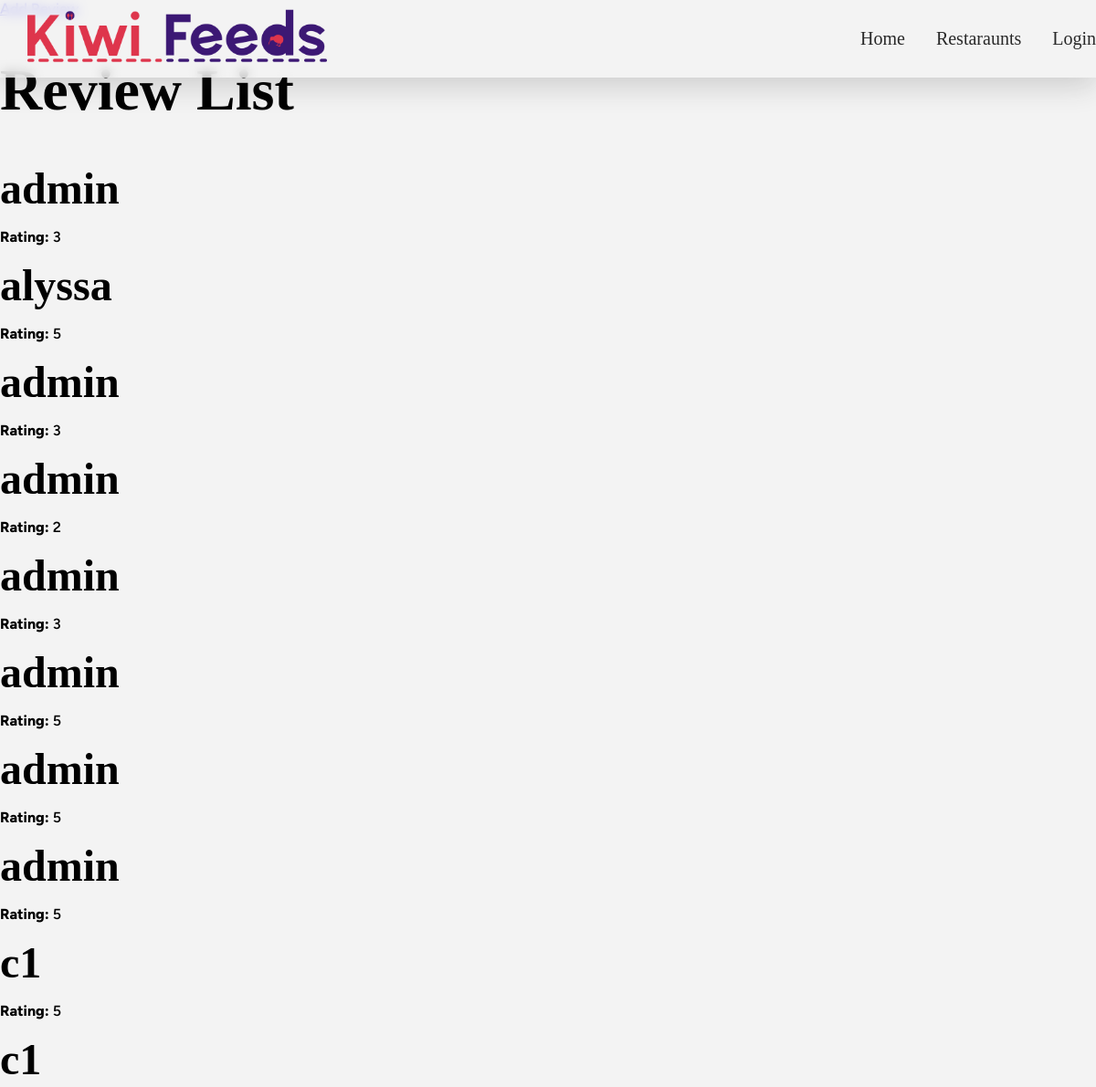
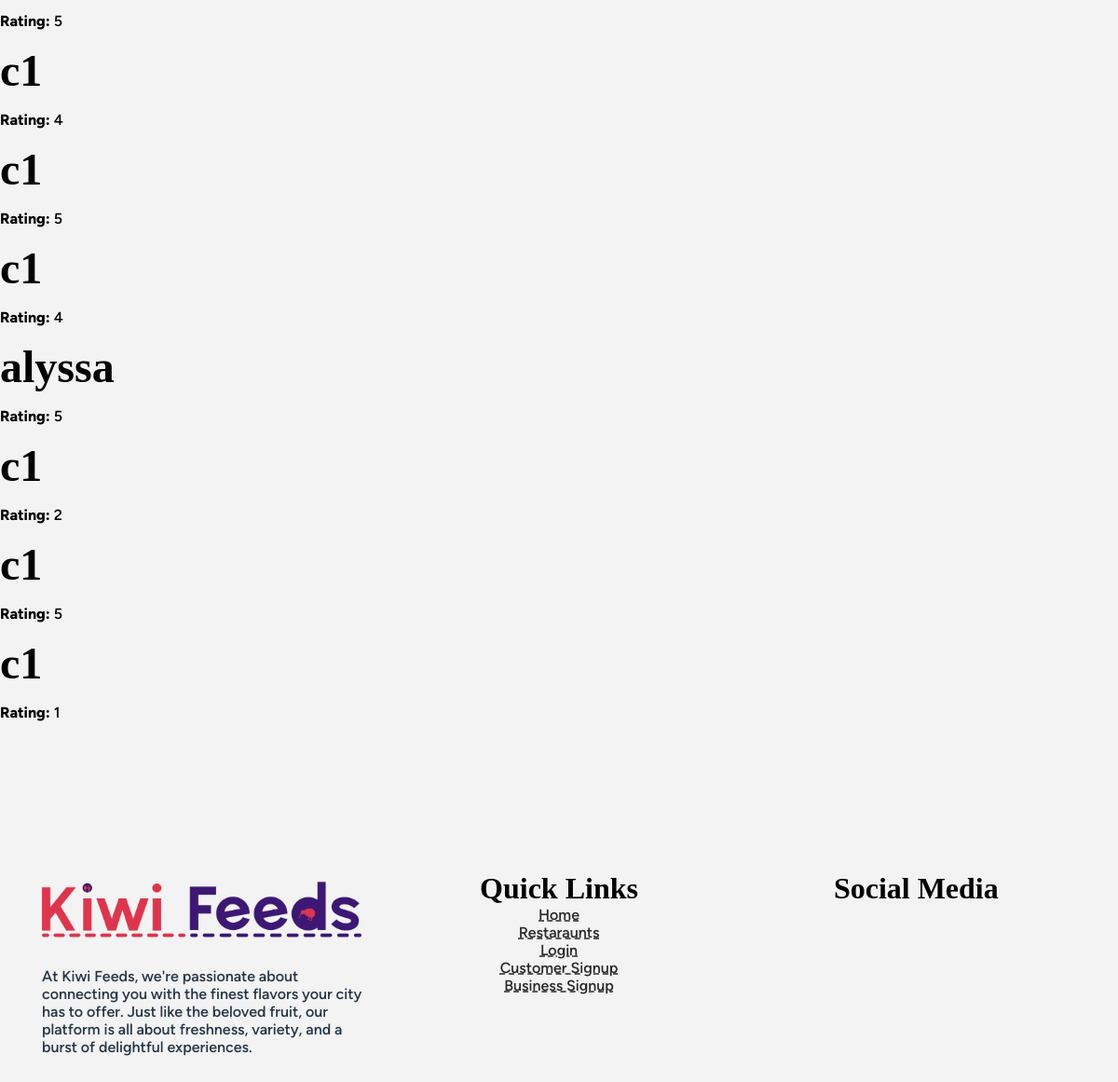
The page /reviews/ on the database as committed earlier (2 pictures, top to bottom).
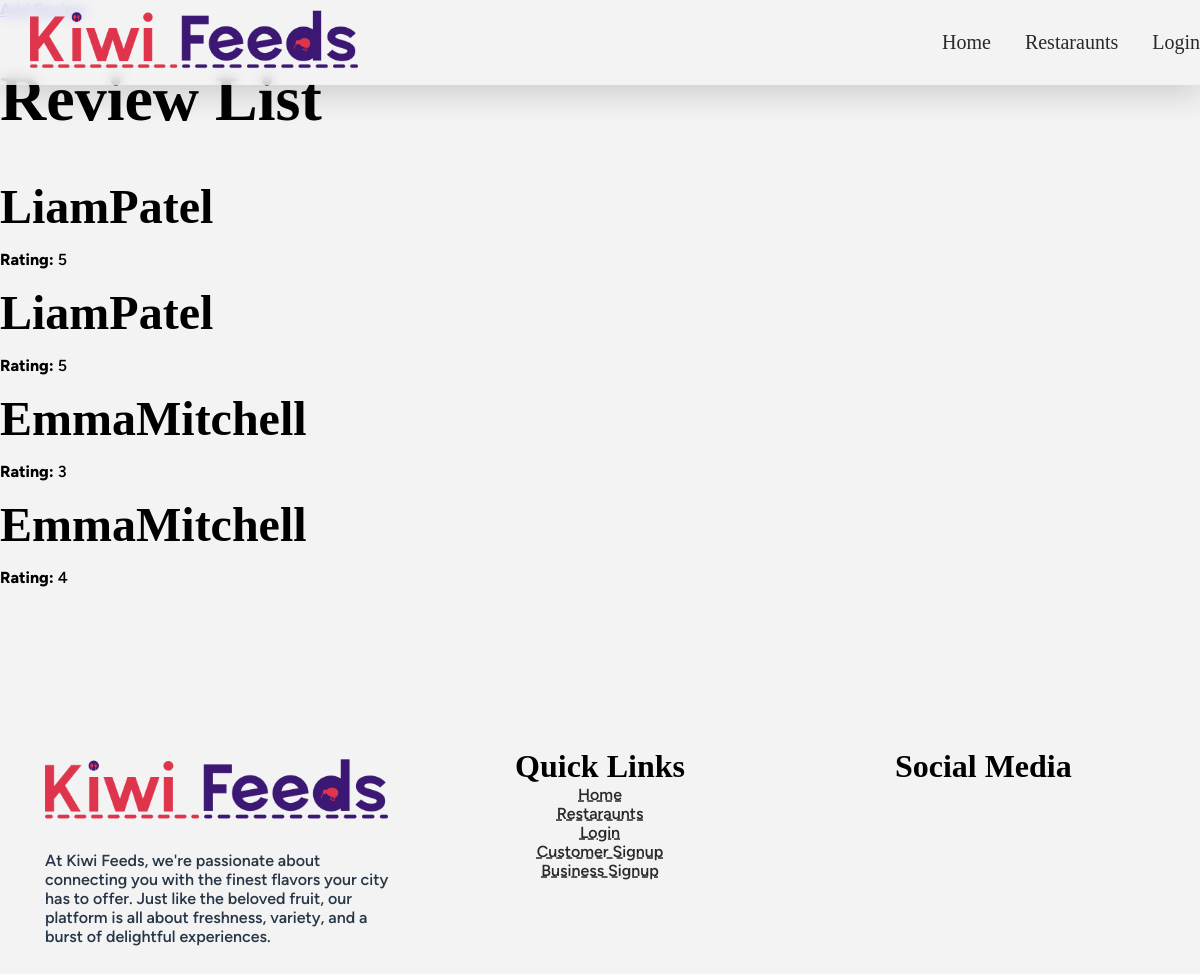
The same page on the database as committed later.
### app_reviews/models.py (models this page shows, shortened)
class Review(models.Model):
   ONE_TO_FIVE_STAR_RATING_CHOICES = (
    (1, '1'),
    (2, '2'),
    (3, '3'),
    (4, '4'),
    (5, '5'),
   )
   user = models.ForeignKey('app_user.UserProfile', on_delete=models.PROTECT,related_name='reviews' )
   restaurant = models.ForeignKey('app_restaurants.Restaurant', on_delete=models.PROTECT,related_name='reviews')
   rating = models.IntegerField(choices=ONE_TO_FIVE_STAR_RATING_CHOICES)
   comment = models.TextField()

### app_user/models.py (models this page shows, shortened)
class UserProfile(models.Model):
    this_user = models.OneToOneField(User, on_delete=models.PROTECT ,verbose_name='User')
    profile_picture = models.ImageField(
        default='/profile_pics/temp_pfp_placeholder_REPLACE_LATER.avif',
        upload_to=generate_image_path,
        height_field=None,
        width_field=None
    )
    phone_number = PhoneNumberField()
    address = models.CharField(max_length=1000)
    def __str__(self):
        return f'{self.this_user.username} '

### app_reviews/views.py (the view)
# urls.py: path("", ReviewList.as_view(), name='review-list'),
class ReviewList(ListView):
    model = Review
    template_name = "app_reviews/reviews_list.html"
    context_object_name = 'reviews'

### templates/app_reviews/reviews_list.html (shortened to what this page needs)
{% extends "base/base.html"%}
{% block content %}
<a href="{% url 'write-a-review' %}" class='flex flex-row gap-1 justify-start my-10  bg-blue-300 px-2 py-2 rounded-md '>
Add Review</a>
<h1>Review List</h1>
    {% if reviews %}
    <ul>
        {% for review in reviews %}
            <li>
                <h2>{{ review.user }}</h2>
                <p><strong>Rating:</strong> {{ review.rating }}</p>
            </li>
        {% empty %}
            <li>No reviews available.</li>
        {% endfor %}
    </ul>
    {% else %}
    <p> Reviews not available</p>
    {% endif %}
{% endblock content %}

### templates/base/base.html (shortened to what this page needs)
{% load static tailwind_tags %}
<!DOCTYPE html>
<html lang="en">
<head>
    {% load static %}
    <link rel="stylesheet" type="text/css" href="{% static 'styles/styles.css' %}">
</head>
<body>
    {% include "components/header.html" %}
        {% block content %}
        {% endblock %}
    {% include "components/footer.html" %}
</body>
</html>

### templates/components/header.html (shortened to what this page needs)
{% load static %}
{% load custom_tags %}
<header id="header">
    <div class="header-wrap">
        <div class="col-head-logo">
            <a href="{% url "home-page" %}" class="menu-link">
                <img class="header-logo" src="{% static 'logo/logo-full-cropped.png' %}">
            </a>
        </div>
        <div class="col-head-menu">
            <div class="menu-wrap">
                <a href="{% url "home-page" %}" class="menu-link">Home</a>
                <a href="{% url 'restaurant-list' %}" class="menu-link">Restaraunts</a>
                {% if user.is_authenticated %}
                    <a href="{% url 'profile-page' pk=user.pk %}"  class="menu-link">{{user.username|title}}</a>
                {% else %}
                    <a href="{% url 'login' %}"  class="menu-link">Login</a>
                {% endif %}
            </div>
        </div>
    </div>
</header>

### templates/components/footer.html (shortened to what this page needs)
{% load static %}
<footer>
    <section>
        <div class="col-wrap">
            <div class="col-33">
                <img class="footer-logo" src="{% static 'logo/logo-full-cropped.png' %}">
                <p class="text">At Kiwi Feeds, we're passionate about connecting you with the finest flavors your city has to offer. Just like the beloved fruit, our platform is all about freshness, variety, and a burst of delightful experiences.</p>
            </div>
            <div class="col-33">
                <div class="q-links-wrap">
                    <h3>Quick Links</h3>
                    <div class="links-cont">
                        <a href="{% url "home-page" %}" class="f-link t-link">Home</a>
                        <br>
                        <a href="{% url 'restaurant-list' %}" class="f-link t-link">Restaraunts</a>
                        <br>
                        {% if user.is_authenticated %}
                            <a href="{% url 'profile-page' pk=user.pk %}"  class="f-link t-link">{{user.username|title}} Profile</a>
                        {% else %}
                            <a href="{% url 'login' %}"  class="f-link t-link">Login</a>
                        {% endif %}
                        <br>
                        <a href="{% url 'signup' %}" class="f-link t-link">Customer Signup</a>
                        <br>
                        <a href="{% url 'signup-business' %}" class="f-link t-link">Business Signup</a>
                    </div>
                </div>
            </div>
            <div class="col-33">
                <h3 id="soc-med-text">Social Media</h3>
                <br>
                <div class="col-50">
                </div>
                <div class="col-50">
                </div>
            </div>
        </div>
    </section>
</footer>

### static/styles/styles.css (style rules this page uses)
:root { --c-red: #DE354C; --c-dark-red: #932432; --c-blue: #3C1874; --c-dark-blue: #283747; --c-black: #292929; --c-white: #F3F3F3; --t-heading: "wavehaus"; --t-paragraph: "oak sans"; }
ul { list-style-type: none; }
body { background-color: #F3F3F3; margin: 0px; }
section { max-width: 1440px; margin-right: auto; margin-left: auto; padding-top: 125px; padding-bottom: 75px; padding-left: 25px; padding-right: 25px; }
.col-wrap { display: flex; }
.col-50 { width: 50%; padding: 20px; }
.col-33 { width: 33%; padding: 20px; }
ul { padding: 0px; }
h1,h2,h3,h4,h5 { font-family: 'wavehaus'; }
h1 { font-size: 4em; }
h2 { font-size: 3em; margin-block-start: 0em; margin-block-end: 0em; }
h3 { font-size: 2em ; margin-block-start: 0em; margin-block-end: 0em; }
p,a,li { font-family: 'oak sans'; font-weight: 500; }
.text { color: var(--c-dark-blue); }
.t-link { text-decoration: underline dashed; color: var(--c-black); transition: .2s; }
#header { display: flex; max-height: 120px; position: fixed; width: 100%; top: 0px; background: rgba( 243, 243, 243, 0.8 ); box-shadow: 0 8px 32px 0 rgba(41, 41, 41, 0.2); backdrop-filter: blur( 6px ); -webkit-backdrop-filter: blur( 4px ); }
.header-wrap { max-width: 1440px; width: 100%; margin-left: auto; margin-right: auto; display: flex; }
.header-logo { max-height: 80px; }
.col-head-logo { width: 20%; }
.col-head-menu { align-items: flex-end; justify-content: center; display: flex; flex-direction: column; flex-wrap: nowrap; width: 80%; }
.menu-link { font-size: 20px; font-family: "wavehaus"; margin-left: 30px; text-decoration: none; color: var(--c-black); }
.footer-logo { width: 100%; }
.q-links-wrap { text-align: center; }
.f-link { margin-top: 10px; }
#soc-med-text { text-align: center; }

Rows that differ between the two databases and show on the page:
removed Review: user "admin", rating "3"
removed Review: user "alyssa", rating "5"
removed Review: user "admin", rating "3"
removed Review: user "admin", rating "2"
removed Review: user "admin", rating "3"
removed Review: user "admin", rating "5"
removed Review: user "admin", rating "5"
removed Review: user "admin", rating "5"
removed Review: user "c1", rating "5"
removed Review: user "c1", rating "5"
removed Review: user "c1", rating "4"
removed Review: user "c1", rating "5"
removed Review: user "c1", rating "4"
removed Review: user "alyssa", rating "5"
removed Review: user "c1", rating "2"
removed Review: user "c1", rating "5"
removed Review: user "c1", rating "1"
added Review: user "LiamPatel", rating "5"
added Review: user "LiamPatel", rating "5"
added Review: user "EmmaMitchell", rating "3"
added Review: user "EmmaMitchell", rating "4"
